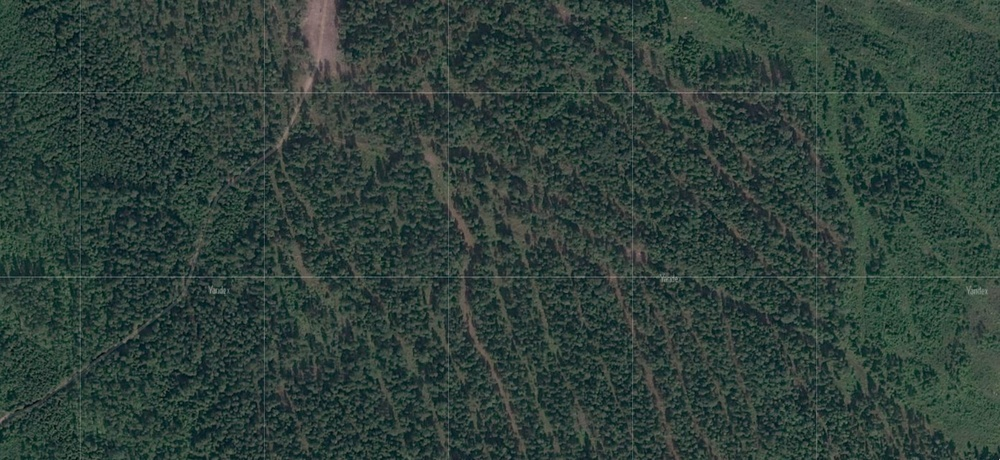
#> input picture worker/app/image_processing/detector/forest2.jpg, 1000 x 460 px, shrunk from 1738 x 799 before the run
$ python main.py
#> lines starting #> are read from the running program, lines starting #| are printed output that depends on the picture; after the words box and inside, x2 and y2 are one past the last pixel; in counts of white or black regions, pixels touching at a corner belong together
import numpy as np
import cv2 as cv

def findContoursInFile(hsv_min, hsv_max, fn):
#> called with hsv_min = array of shape (3,), hsv_max = array of shape (3,), fn = 'forest2.jpg'
    img = cv.imread(fn)
#> img is the input picture: shape (460, 1000, 3); mean B, G, R 58, 64.3, 47.5

    hsv = cv.cvtColor( img, cv.COLOR_BGR2HSV ) #BGR на HSV
#> hsv: shape (460, 1000, 3); mean H, S, V 77, 76.5, 64.6
    thresh = cv.inRange( hsv, hsv_min, hsv_max ) # применяем цветовой фильтр
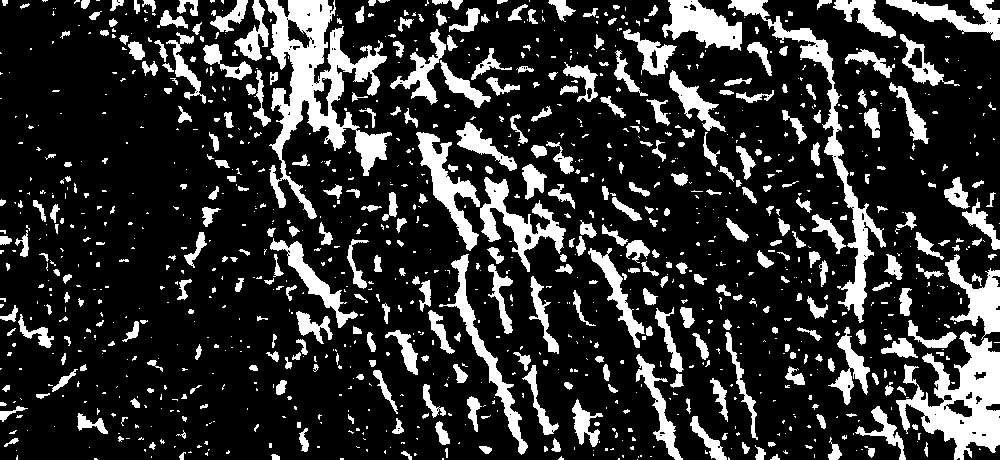
#> thresh: shape (460, 1000); 19.6% white; 1152 white regions (762 under 20 px)
    contours, hierarchy = cv.findContours( thresh.copy(), cv.RETR_LIST, cv.CHAIN_APPROX_SIMPLE)
#> contours = 1269 contours, 952 with area under 20; largest, box (x1, y1, x2, y2) and area: (265, 0, 392, 219) 9381, (896, 331, 1000, 460) 6195, (728, 0, 886, 323) 3958, (480, 177, 566, 272) 2233, (662, 0, 742, 51) 2188

    # отображаем контуры поверх изображения
    cv.drawContours( img, contours, -1, (255,0,0), 1, cv.LINE_AA, hierarchy, 1 )
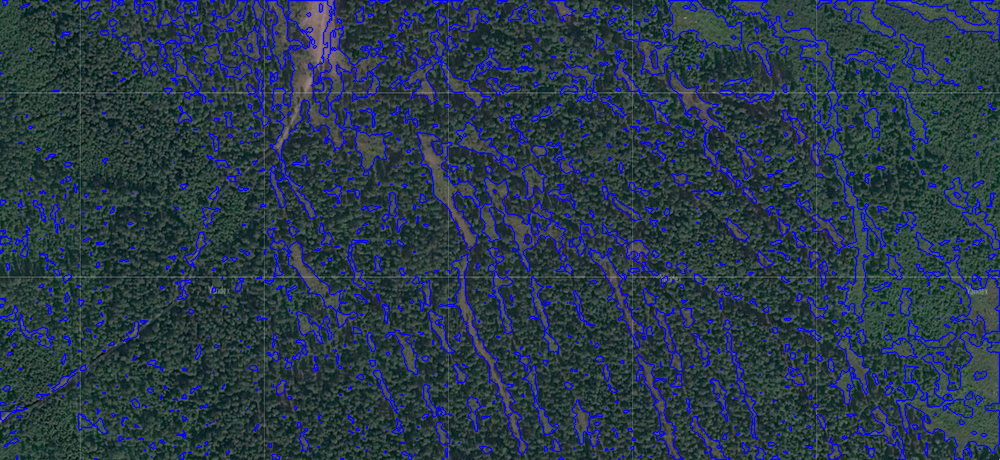
#> img: shape (460, 1000, 3); 18.56% of pixels changed, all inside (x1, y1, x2, y2) = (0, 0, 1000, 460)
    cv.imwrite(fn[:len(fn)-4] + '_1.jpg', img)

    #cv.imshow('contours', img) # выводим итоговое изображение в окно
    #cv.waitKey()
    #cv.destroyAllWindows()

# параметры цветового фильтра для поиска просек
hsv_min = np.array((0, 0, 0), np.uint8)
hsv_max = np.array((70, 255, 255), np.uint8)
filename = 'forest2.jpg'
findContoursInFile(hsv_min, hsv_max, filename)
